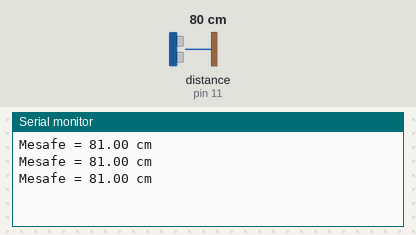
Bench run of a sketch on a simulated Arduino Uno, built with avr-gcc and run on an emulated ATmega328P. Parts: the last lines printed to the serial monitor. The test bench sets the inputs (shaded band); at power-on: distance to the obstacle (sensor on pin 11) 80 cm. The echo pulse lasts 58.3 µs per cm.

Above: at 1.3 s.
1.4 s: distance to the obstacle (sensor on pin 11) set to 4 cm
At 1.9 s:
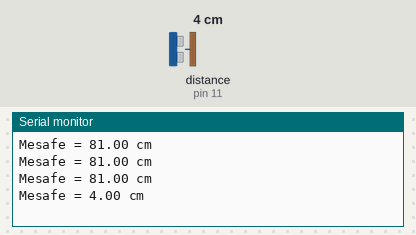
2.9 s: distance to the obstacle (sensor on pin 11) set to 2 cm
At 3.4 s:
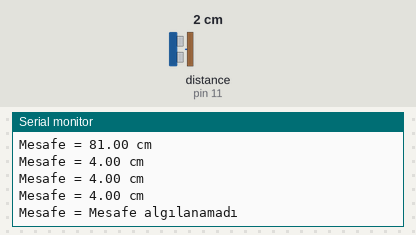

Measured:
- the behaviour switches between 3 and 2 cm on distance to the obstacle (sensor on pin 11) (found by bisection; images 1 and 2)
- after the input at 1.4 s, the serial monitor: prints a new line after 0.12 s (image 1)
- after the input at 2.9 s, the serial monitor: prints a new line after 0.12 s (image 2)

The sketch:

mesafeSensoru.ino
```cpp
#include "NewPing.h"

#define Trig_Pin 10
#define Echo_Pin 11
#define Max_Uzaklik 400

NewPing sonar(Trig_Pin, Echo_Pin, Max_Uzaklik);

float uzaklik;

void setup()
{
  Serial.begin(9600);
}

void loop()
{
  uzaklik = sonar.ping_cm();

  Serial.print("Mesafe = ");

  if (uzaklik >= 400 || uzaklik <= 2)
  {
    Serial.println("Mesafe algılanamadı");
  }
  else
  {
    Serial.print(uzaklik);
    Serial.println(" cm");
  }
  delay(500);
}
```
